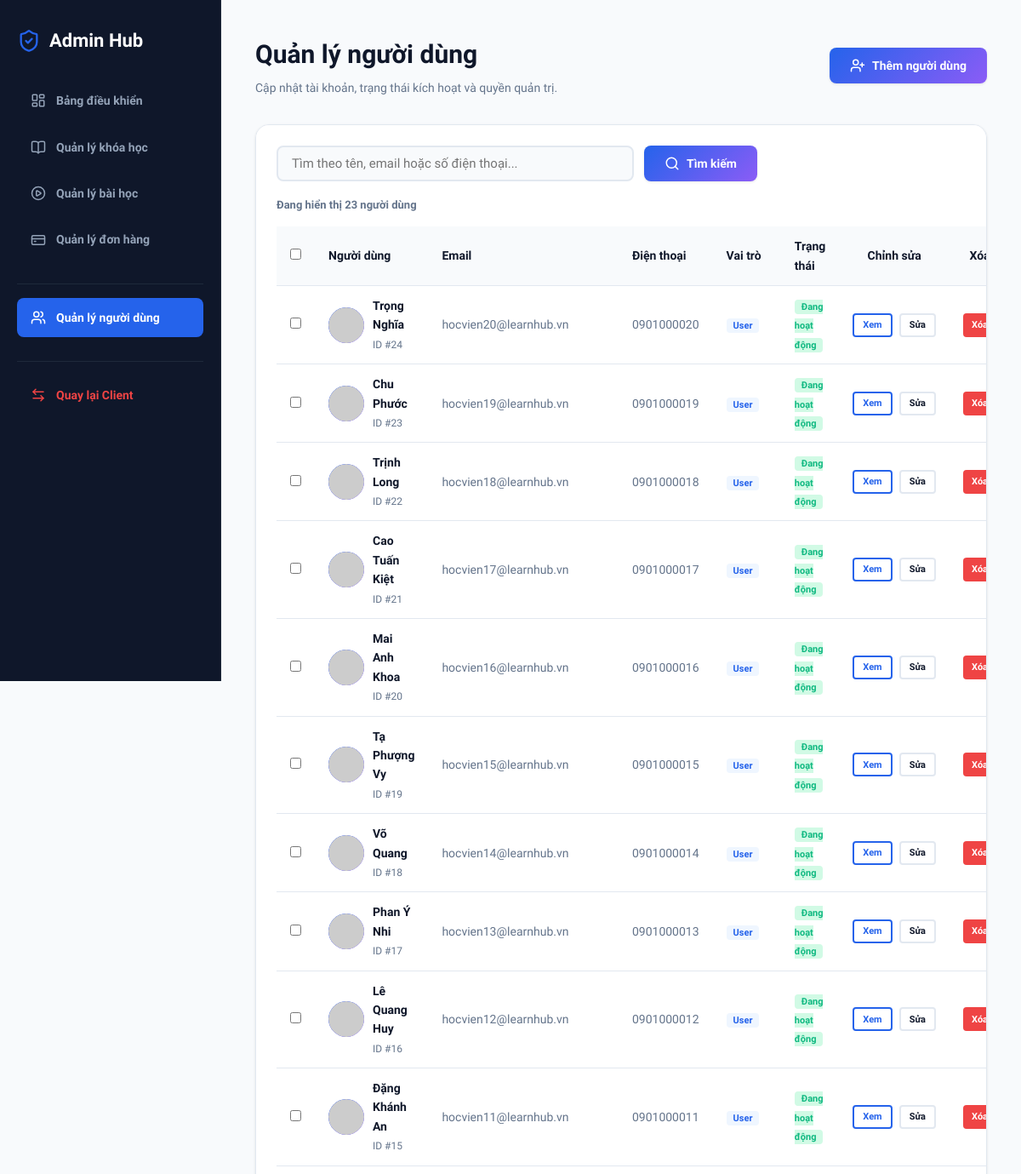
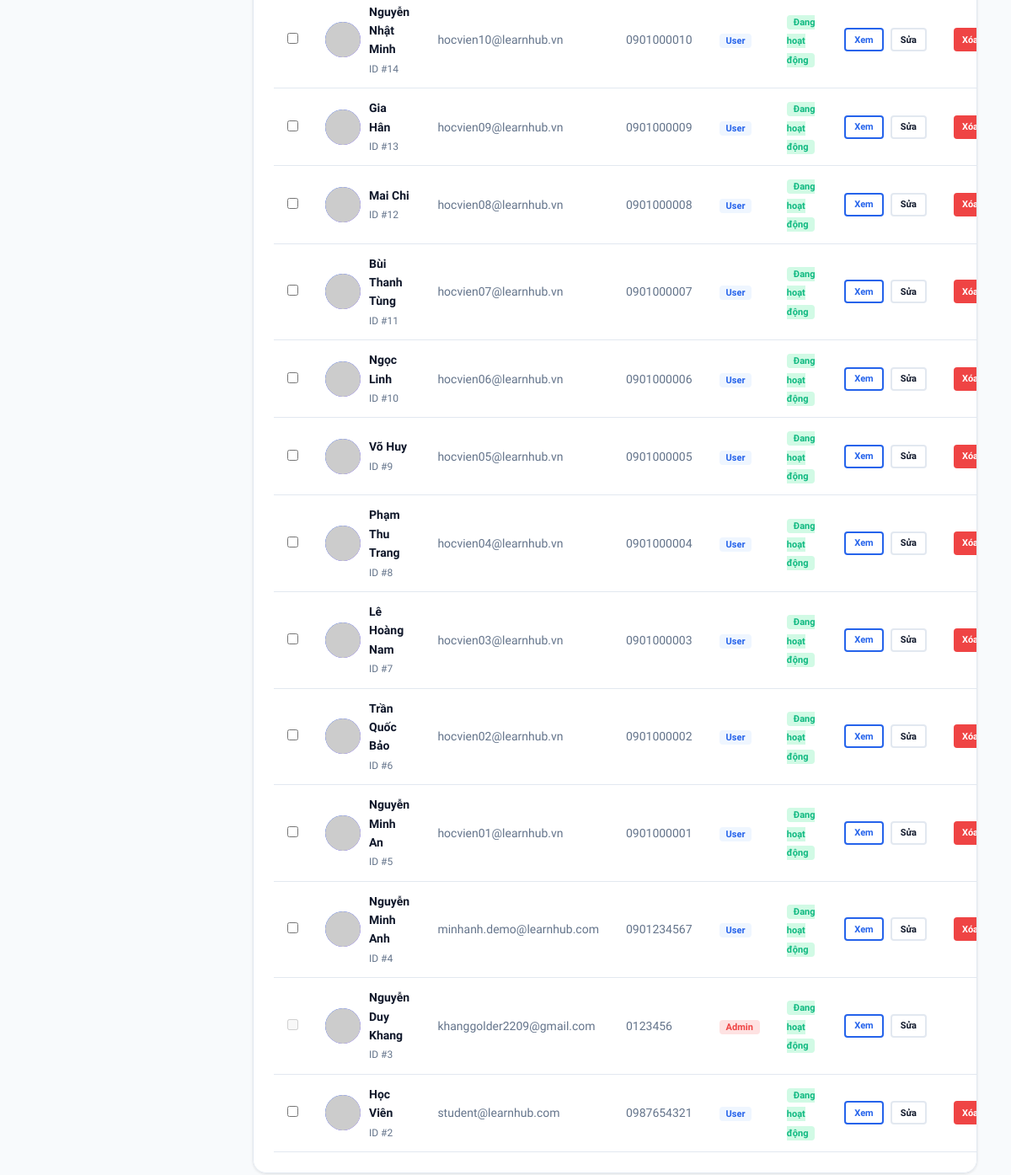
/admin/users.php (signed in), run on the app's committed database (2 pictures, top to bottom).
### tables this page shows
CREATE TABLE `users` (
  `id` int NOT NULL AUTO_INCREMENT,
  `email` varchar(255) NOT NULL,
  `password` varchar(255) NOT NULL,
  `full_name` varchar(255) NOT NULL,
  `phone` varchar(20) DEFAULT NULL,
  `avatar` text,
  `active` tinyint(1) DEFAULT '1',
  `created_at` timestamp NULL DEFAULT CURRENT_TIMESTAMP,
  `updated_at` timestamp NULL DEFAULT CURRENT_TIMESTAMP ON UPDATE CURRENT_TIMESTAMP,
  PRIMARY KEY (`id`),
  UNIQUE KEY `email` (`email`)
);

### admin/users.php (the view, shortened to what this page needs)
<?php
require_once __DIR__ . '/../config/db.php';
$current_admin_id = $_SESSION['user_id'];
$action = $_GET['action'] ?? 'list';
$search = trim($_GET['search'] ?? '');
$users = [];
if ($action === 'list') {
    $sql = "
        SELECT u.*, GROUP_CONCAT(ur.role) AS roles
        FROM users u
        LEFT JOIN user_roles ur ON u.id = ur.user_id
    ";
    $params = [];
    $sql .= " GROUP BY u.id ORDER BY u.id DESC";
    $stmt = $pdo->prepare($sql);
    $stmt->execute($params);
    $users = $stmt->fetchAll() ?: [];
}
?>
<!DOCTYPE html>
<html lang="vi">
<head>
    <link rel="stylesheet" href="../assets/css/admin.css">
</head>
<body>
    <div class="admin-wrapper">
        <aside class="admin-sidebar">
            <div class="admin-sidebar-logo">
                <i data-lucide="shield-check" style="stroke: var(--primary); width: 28px; height: 28px;"></i>
                <span>Admin Hub</span>
            </div>
            <ul class="admin-menu-list">
                <li class="admin-menu-item"><a href="dashboard.php"><i data-lucide="layout-dashboard" style="width:18px;height:18px;"></i> Bảng điều khiển</a></li>
                <li class="admin-menu-item"><a href="courses.php"><i data-lucide="book-open" style="width:18px;height:18px;"></i> Quản lý khóa học</a></li>
                <li class="admin-menu-item"><a href="lessons.php"><i data-lucide="play-circle" style="width:18px;height:18px;"></i> Quản lý bài học</a></li>
                <li class="admin-menu-item"><a href="orders.php"><i data-lucide="credit-card" style="width:18px;height:18px;"></i> Quản lý đơn hàng</a></li>
                <li class="admin-menu-item active" style="margin-top:20px;border-top:1px solid #1e293b;padding-top:16px;"><a href="users.php"><i data-lucide="users" style="width:18px;height:18px;"></i> Quản lý người dùng</a></li>
                <li class="admin-menu-item" style="margin-top:20px;border-top:1px solid #1e293b;padding-top:16px;"><a href="../index.php" style="color:#ef4444;"><i data-lucide="arrow-left-right" style="width:18px;height:18px;"></i> Quay lại Client</a></li>
            </ul>
        </aside>
        <main class="admin-container admin-users-page">
            <div class="admin-users-page-header" style="display:flex;justify-content:space-between;align-items:center;margin-bottom:32px;gap:16px;">
                <div>
                    <h1 class="admin-users-page-title" style="font-size:30px;font-weight:800;color:var(--text-main);margin-bottom:4px;">
                        <?php echo $action === 'list' ? 'Quản lý người dùng' : ($action === 'add' ? 'Thêm người dùng' : ($action === 'view' ? 'Chi tiết người dùng' : 'Sửa người dùng')); ?>
                    </h1>
                    <p style="color:var(--text-muted);font-size:14px;">Cập nhật tài khoản, trạng thái kích hoạt và quyền quản trị.</p>
                </div>
                <?php if ($action === 'list'): ?>
                    <a href="users.php?action=add" class="btn btn-primary admin-users-top-btn" style="height:42px;font-size:14px;border-radius:var(--radius-sm);">
                        <i data-lucide="user-plus" style="width:18px;height:18px;"></i> Thêm người dùng
                    </a>
                <?php else: ?>
                    <a href="users.php" class="btn btn-outline admin-users-top-btn" style="height:42px;font-size:14px;border-radius:var(--radius-sm);">
                        <i data-lucide="arrow-left" style="width:18px;height:18px;"></i> Quay lại
                    </a>
                <?php endif; ?>
            </div>
            <?php if ($action === 'list'): ?>
                <div class="admin-table-card">
                    <div style="display:flex;justify-content:space-between;align-items:center;gap:16px;margin-bottom:18px;flex-wrap:wrap;">
                        <form method="GET" action="users.php" style="display:flex;gap:12px;align-items:center;flex:1;min-width:420px;">
                            <input type="text" name="search" class="form-control" value="<?php echo htmlspecialchars($search); ?>" placeholder="Tìm theo tên, email hoặc số điện thoại..." style="height:42px;max-width:420px;">
                            <button type="submit" class="btn btn-primary" style="height:42px;font-size:14px;border-radius:var(--radius-sm);"><i data-lucide="search" style="width:18px;height:18px;"></i> Tìm kiếm</button>
                        </form>
                    </div>
                    <?php if (empty($users)): ?>
                        <p style="color:var(--text-muted);font-style:italic;text-align:center;padding:40px 0;">Không tìm thấy người dùng nào.</p>
                    <?php else: ?>
                        <form id="bulk-users-form" method="POST" action="users.php?search=<?php echo urlencode($search); ?>" data-confirm="Xóa các người dùng đã chọn? Tất cả dữ liệu liên quan sẽ bị xóa theo.">
                            <div style="display:flex;justify-content:flex-start;align-items:center;margin-bottom:14px;gap:12px;">
                                <span style="color:var(--text-muted);font-size:13px;font-weight:600;">Đang hiển thị <?php echo count($users); ?> người dùng</span>
                            </div>
                            <table class="admin-users-table" style="width:100%;border-collapse:collapse;text-align:left;font-size:14px;">
                                <thead>
                                    <tr style="border-bottom:1px solid var(--border);font-weight:700;color:var(--text-main);background-color:var(--bg-main);">
                                        <th style="padding:12px 16px;width:48px;text-align:center;"><input type="checkbox" id="select-all-users" aria-label="Chọn tất cả người dùng"></th>
                                        <th style="padding:12px 16px;">Người dùng</th>
                                        <th style="padding:12px 16px;">Email</th>
                                        <th style="padding:12px 16px;">Điện thoại</th>
                                        <th style="padding:12px 16px;">Vai trò</th>
                                        <th style="padding:12px 16px;">Trạng thái</th>
                                        <th style="padding:12px 16px;text-align:center;">Chỉnh sửa</th>
                                        <th style="padding:12px 16px;text-align:center;">Xóa</th>
                                    </tr>
                                </thead>
                                <tbody>
                                    <?php foreach ($users as $u): ?>
                                        <?php $is_target_admin = strpos($u['roles'] ?? '', 'ROLE_ADMIN') !== false; ?>
                                        <tr style="border-bottom:1px solid var(--border);font-weight:500;">
                                            <td style="padding:12px 16px;text-align:center;">
                                                <input type="checkbox" class="user-row-check" name="user_ids[]" value="<?php echo $u['id']; ?>" <?php echo $u['id'] === $current_admin_id ? 'disabled' : ''; ?> aria-label="Chọn <?php echo htmlspecialchars($u['full_name']); ?>">
                                            </td>
                                            <td style="padding:12px 16px;">
                                                <div style="display:flex;align-items:center;gap:10px;">
                                                    <div class="admin-user-avatar">
                                                        <?php
                                                            $admin_user_avatar = trim($u['avatar'] ?? '');
                                                        ?>
                                                        <?php if ($admin_user_avatar !== ''): ?>
                                                            <img src="<?php echo htmlspecialchars($admin_user_avatar); ?>" alt="<?php echo htmlspecialchars($u['full_name']); ?>" onerror="this.style.display='none';this.nextElementSibling.style.display='flex';">
                                                        <?php endif; ?>
                                                    </div>
                                                    <div>
                                                        <strong><?php echo htmlspecialchars($u['full_name']); ?></strong><br><span style="font-size:12px;color:var(--text-muted);">ID #<?php echo $u['id']; ?></span>
                                                    </div>
                                                </div>
                                            </td>
                                            <td style="padding:12px 16px;color:var(--text-muted);"><?php echo htmlspecialchars($u['email']); ?></td>
                                            <td style="padding:12px 16px;color:var(--text-muted);"><?php echo htmlspecialchars($u['phone'] ?: 'Chưa cập nhật'); ?></td>
                                            <td style="padding:12px 16px;"><?php echo $is_target_admin ? '<span style="background:#fee2e2;color:var(--danger);padding:2px 8px;border-radius:4px;font-size:11px;font-weight:700;">Admin</span>' : '<span style="background:#eff6ff;color:var(--primary);padding:2px 8px;border-radius:4px;font-size:11px;font-weight:700;">User</span>'; ?></td>
                                            <td style="padding:12px 16px;"><?php echo $u['active'] ? '<span style="background:#d1fae5;color:var(--success);padding:2px 8px;border-radius:4px;font-size:11px;font-weight:700;">Đang hoạt động</span>' : '<span style="background:#f1f5f9;color:var(--text-muted);padding:2px 8px;border-radius:4px;font-size:11px;font-weight:700;">Bị khóa</span>'; ?></td>
                                            <td style="padding:12px 16px;text-align:center;">
                                                <div style="display:flex;gap:8px;justify-content:center;">
                                                    <a href="users.php?action=view&id=<?php echo $u['id']; ?>" class="btn btn-secondary" style="padding:4px 10px;font-size:11px;border-radius:4px;height:28px;">Xem</a>
                                                    <a href="users.php?action=edit&id=<?php echo $u['id']; ?>" class="btn btn-outline" style="padding:4px 10px;font-size:11px;border-radius:4px;height:28px;">Sửa</a>
                                                </div>
                                            </td>
                                            <td style="padding:12px 16px;text-align:center;">
                                                <?php if ($u['id'] !== $current_admin_id): ?>
                                                    <a href="users.php?action=delete&id=<?php echo $u['id']; ?>" class="btn btn-danger" style="padding:4px 10px;font-size:11px;border-radius:4px;height:28px;" data-confirm="Xóa người dùng này? Tất cả dữ liệu liên quan sẽ bị xóa theo.">Xóa</a>
                                                <?php else: ?>
                                                    <span style="color:var(--text-muted);font-size:12px;"></span>
                                                <?php endif; ?>
                                            </td>
                                        </tr>
                                    <?php endforeach; ?>
                                </tbody>
                            </table>
                        </form>
                    <?php endif; ?>
                </div>
            <?php endif; ?>
        </main>
    </div>
</body>
</html>

### assets/css/admin.css (style rules this page uses)
.admin-wrapper { display: grid; grid-template-columns: 260px minmax(0, 1fr); min-height: 100vh; }
.admin-sidebar { background-color: #0f172a; color: #94a3b8; padding: 30px 20px; display: flex; flex-direction: column; gap: 30px; border-right: 1px solid #1e293b; position: sticky; top: 0; height: 100vh; }
.admin-sidebar-logo { font-size: 22px; font-weight: 800; color: white; display: flex; align-items: center; gap: 10px; }
.admin-menu-list { list-style: none; display: flex; flex-direction: column; gap: 8px; }
.admin-menu-item a { display: flex; align-items: center; gap: 12px; padding: 12px 16px; border-radius: var(--radius-sm); font-size: 14px; font-weight: 600; color: #94a3b8; transition: var(--transition); }
.admin-menu-item a:hover, .admin-menu-item.active a { color: white; background-color: var(--primary); }
.admin-container { background-color: #f8fafc; padding: 40px; overflow-y: auto; min-width: 0; }
.admin-table-card { background-color: white; border: 1px solid var(--border); border-radius: var(--radius-md); padding: 24px; box-shadow: var(--shadow-sm); overflow-x: auto; }
.admin-user-avatar { width: 42px; height: 42px; border-radius: 50%; background: linear-gradient(135deg, var(--primary), var(--secondary)); color: white; display: flex; align-items: center; justify-content: center; flex: 0 0 42px; font-weight: 800; overflow: hidden; }
.admin-user-avatar img { width: 100%; height: 100%; object-fit: cover; border-radius: inherit; }

### assets/css/style.css (style rules this page uses)
:root { --primary: #2563eb; --primary-hover: #1d4ed8; --primary-light: #eff6ff; --secondary: #8b5cf6; --secondary-hover: #7c3aed; --accent: #f59e0b; --success: #10b981; --danger: #ef4444; --bg-main: #f8fafc; --bg-card: #ffffff; --text-main: #0f172a; --text-muted: #64748b; --border: #e2e8f0; --shadow-sm: 0 1px 3px rgba(0,0,0,0.1); --shadow-md: 0 4px 6px -1px rgba(0,0,0,0.1), 0 2px 4px -2px rgba(0,0,0,0.1); --shadow-lg: 0 10px 15px -3px rgba(0, 0, 0, 0.1), 0 4px 6px -4px rgba(0, 0, 0, 0.1); --shadow-premium: 0 20px 25px -5px rgba(37, 99, 235, 0.1), 0 8px 10px -6px rgba(37, 99, 235, 0.1); --radius-sm: 8px; --radius-md: 16px; --radius-lg: 24px; --transition: all 0.3s cubic-bezier(0.4, 0, 0.2, 1); --font: 'Plus Jakarta Sans', sans-serif; }
* { margin: 0; padding: 0; box-sizing: border-box; }
html, body { font-family: var(--font); }
body { background-color: var(--bg-main); color: var(--text-main); line-height: 1.6; }
button, input, select, textarea { font: inherit; }
a { color: inherit; text-decoration: none; transition: var(--transition); }
.avatar img, .profile-avatar img, .admin-user-avatar img { width: 100%; height: 100%; object-fit: cover; border-radius: inherit; }
.btn { display: inline-flex; align-items: center; justify-content: center; gap: 8px; padding: 12px 24px; border-radius: var(--radius-sm); font-weight: 700; font-size: 16px; cursor: pointer; transition: var(--transition); border: none; }
.btn-primary { background: linear-gradient(135deg, var(--primary), var(--secondary)); color: white; box-shadow: var(--shadow-sm); }
.btn-secondary { background-color: white; color: var(--primary); border: 2px solid var(--primary); }
.btn-outline { background-color: transparent; color: var(--text-main); border: 2px solid var(--border); }
.btn-danger { background-color: var(--danger); color: white; }
.form-control { width: 100%; padding: 12px 16px; border-radius: var(--radius-sm); border: 2px solid var(--border); background-color: var(--bg-main); font-family: var(--font); font-size: 15px; transition: var(--transition); }

### data on the page
users: full_name "Trọng Nghĩa", id "24", email "hocvien20@learnhub.vn", phone "0901000020", shows "User", active "Đang hoạt động"
users: full_name "Chu Phước", id "23", email "hocvien19@learnhub.vn", phone "0901000019", shows "User", active "Đang hoạt động"
users: full_name "Trịnh Long", id "22", email "hocvien18@learnhub.vn", phone "0901000018", shows "User", active "Đang hoạt động"
users: full_name "Cao Tuấn Kiệt", id "21", email "hocvien17@learnhub.vn", phone "0901000017", shows "User", active "Đang hoạt động"
users: full_name "Mai Anh Khoa", id "20", email "hocvien16@learnhub.vn", phone "0901000016", shows "User", active "Đang hoạt động"
users: full_name "Tạ Phượng Vy", id "19", email "hocvien15@learnhub.vn", phone "0901000015", shows "User", active "Đang hoạt động"
users: full_name "Võ Quang", id "18", email "hocvien14@learnhub.vn", phone "0901000014", shows "User", active "Đang hoạt động"
users: full_name "Phan Ý Nhi", id "17", email "hocvien13@learnhub.vn", phone "0901000013", shows "User", active "Đang hoạt động"
users: full_name "Lê Quang Huy", id "16", email "hocvien12@learnhub.vn", phone "0901000012", shows "User", active "Đang hoạt động"
users: full_name "Đặng Khánh An", id "15", email "hocvien11@learnhub.vn", phone "0901000011", shows "User", active "Đang hoạt động"
users: full_name "Nguyễn Nhật Minh", id "14", email "hocvien10@learnhub.vn", phone "0901000010", shows "User", active "Đang hoạt động"
users: full_name "Gia Hân", id "13", email "hocvien09@learnhub.vn", phone "0901000009", shows "User", active "Đang hoạt động"
users: full_name "Mai Chi", id "12", email "hocvien08@learnhub.vn", phone "0901000008", shows "User", active "Đang hoạt động"
users: full_name "Bùi Thanh Tùng", id "11", email "hocvien07@learnhub.vn", phone "0901000007", shows "User", active "Đang hoạt động"
users: full_name "Ngọc Linh", id "10", email "hocvien06@learnhub.vn", phone "0901000006", shows "User", active "Đang hoạt động"
users: full_name "Võ Huy", id "9", email "hocvien05@learnhub.vn", phone "0901000005", shows "User", active "Đang hoạt động"
users: full_name "Phạm Thu Trang", id "8", email "hocvien04@learnhub.vn", phone "0901000004", shows "User", active "Đang hoạt động"
users: full_name "Lê Hoàng Nam", id "7", email "hocvien03@learnhub.vn", phone "0901000003", shows "User", active "Đang hoạt động"
users: full_name "Trần Quốc Bảo", id "6", email "hocvien02@learnhub.vn", phone "0901000002", shows "User", active "Đang hoạt động"
users: full_name "Nguyễn Minh An", id "5", email "hocvien01@learnhub.vn", phone "0901000001", shows "User", active "Đang hoạt động"
users: full_name "Nguyễn Minh Anh", id "4", email "minhanh.demo@learnhub.com", phone "0901234567", shows "User", active "Đang hoạt động"
users: full_name "Nguyễn Duy Khang", id "3", email "khanggolder2209@gmail.com", phone "0123456", shows "Admin", active "Đang hoạt động"
users: full_name "Học Viên", id "2", email "student@learnhub.com", phone "0987654321", shows "User", active "Đang hoạt động"

### other printed values
count($users) "23"
